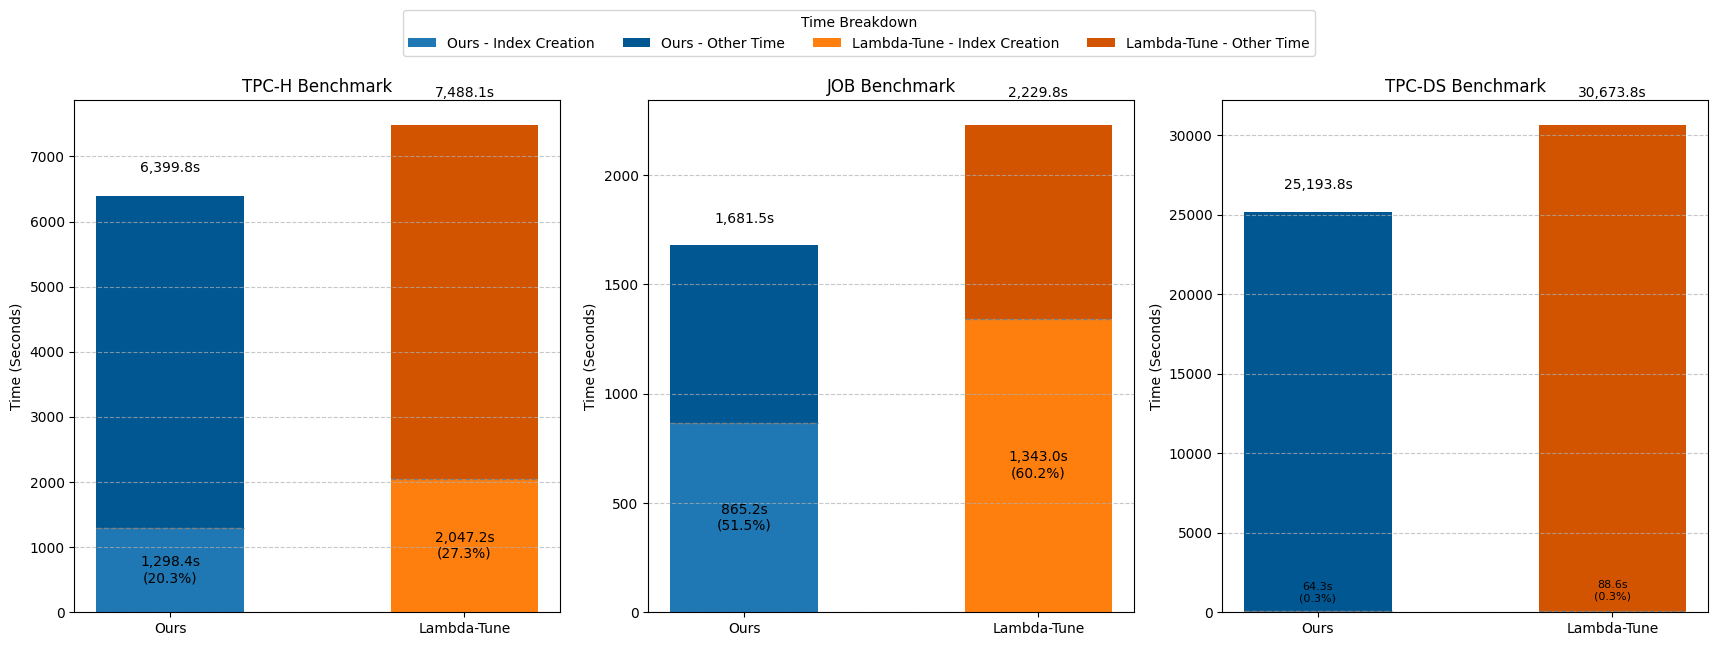

Python code for this plot:
#!/usr/bin/env python3
import json
import os
import pandas as pd
import matplotlib.pyplot as plt
import numpy as np
from matplotlib.patches import Patch

# Define benchmarks and file paths for the JSON reports
benchmarks = ["tpc-h", "job", "tpc-ds"]
file_paths = {
    "tpc-h": [
        "test/e7/tpch/exploit_index/reports.json",
        "test/e7/tpch/lambdatune/reports.json",
    ],
    "job": [
        "test/e7/job/exploit_index/reports.json",
        "test/e7/job/lambdatune/reports.json",
    ],
    "tpc-ds": [
        "test/e7/tpcds/exploit_index/reports.json",
        "test/e7/tpcds/lambdatune/reports.json",
    ],
}

# Mapping for nicer display names
display_names = {
    "test/e7/tpch/exploit_index/reports.json": "Ours",
    "test/e7/tpch/lambdatune/reports.json": "Lambda-Tune",
    "test/e7/job/exploit_index/reports.json": "Ours",
    "test/e7/job/lambdatune/reports.json": "Lambda-Tune",
    "test/e7/tpcds/exploit_index/reports.json": "Ours",
    "test/e7/tpcds/lambdatune/reports.json": "Lambda-Tune",
}

# Load and merge the data from all JSON files
data = []
for benchmark, paths in file_paths.items():
    for fp in paths:
        if os.path.exists(fp):
            with open(fp, "r") as f:
                reports = json.load(f)
                # Tag each report with benchmark and file
                for report in reports:
                    report["benchmark"] = benchmark
                    report["file"] = fp
                data.extend(reports)
        else:
            print(f"Warning: File {fp} not found.")

# Create DataFrame and ensure required columns exist
df = pd.DataFrame(data)
required_columns = [
    "round_index_creation_time",
    "duration_seconds",
    "file",
    "benchmark",
]
for col in required_columns:
    if col not in df.columns:
        df[col] = 0

# Create a new column 'source' using the display_names mapping
df["source"] = df["file"].apply(lambda fp: display_names.get(fp, fp))

# Group data:
# Total time is taken from the last reported value per (benchmark, source)
total_time_grouped = (
    df.groupby(["benchmark", "source"]).last()["duration_seconds"].unstack(fill_value=0)
)
# Index creation time is summed over rounds per (benchmark, source)
index_time_grouped = (
    df.groupby(["benchmark", "source"])["round_index_creation_time"]
    .sum()
    .unstack(fill_value=0)
)

# Order benchmarks and sources
sources_order = ["Ours", "Lambda-Tune"]
total_time_grouped = total_time_grouped.reindex(benchmarks).reindex(
    columns=sources_order, fill_value=0
)
index_time_grouped = index_time_grouped.reindex(benchmarks).reindex(
    columns=sources_order, fill_value=0
)

# Calculate remaining (other) time
remainder_grouped = total_time_grouped - index_time_grouped

# Print data that are plotted:
print("Total Time Grouped:")
print(total_time_grouped)
print("\nIndex Creation Time Grouped:")
print(index_time_grouped)
print("\nRemaining (Other) Time Grouped:")
print(remainder_grouped)

# Define color mappings (saturated colors for clarity)
color_mapping_index = {"Ours": "#1f77b4", "Lambda-Tune": "#ff7f0e"}
color_mapping_other = {"Ours": "#005792", "Lambda-Tune": "#d35400"}

# Create vertical subplots (one for each benchmark) arranged horizontally.
# Independent y-axes for each subplot.
fig, axes = plt.subplots(
    nrows=1, ncols=len(benchmarks), figsize=(6 * len(benchmarks), 6), sharey=False
)

for ax, benchmark in zip(axes, benchmarks):
    x = np.arange(len(sources_order))
    total_vals = total_time_grouped.loc[benchmark].values
    index_vals = index_time_grouped.loc[benchmark].values
    remainder_vals = remainder_grouped.loc[benchmark].values

    bar_width = 0.5

    # Plot vertical stacked bars: bottom segment for index creation time.
    ax.bar(
        x,
        index_vals,
        width=bar_width,
        color=[color_mapping_index[src] for src in sources_order],
    )
    ax.bar(
        x,
        remainder_vals,
        width=bar_width,
        bottom=index_vals,
        color=[color_mapping_other[src] for src in sources_order],
    )

    # Annotate each bar
    for i, (idx_time, tot_time) in enumerate(zip(index_vals, total_vals)):
        pct = (idx_time / tot_time * 100) if tot_time > 0 else 0
        idx_str = f"{idx_time:,.1f}s"
        tot_str = f"{tot_time:,.1f}s"
        # When the index creation time is very short compared to total (e.g., in tpc-ds),
        # reposition the index creation annotation above the dashed line.
        if (
            benchmark.lower() == "tpc-ds"
            and tot_time > 0
            and (idx_time / tot_time < 0.1)
        ):
            ax.text(
                x[i],
                idx_time + 0.02 * tot_time,
                f"{idx_str}\n({pct:.1f}%)",
                ha="center",
                va="bottom",
                color="black",
                fontsize=8,
            )
        else:
            ax.text(
                x[i],
                idx_time / 2,
                f"{idx_str}\n({pct:.1f}%)",
                ha="center",
                va="center",
                color="black",
                fontsize=10,
            )
        ax.hlines(
            y=idx_time,
            xmin=x[i] - bar_width / 2,
            xmax=x[i] + bar_width / 2,
            colors="grey",
            linestyles="--",
            linewidth=1,
        )
        ax.text(
            x[i],
            tot_time + 0.05 * tot_time,
            tot_str,
            ha="center",
            va="bottom",
            color="black",
            fontsize=10,
        )

    ax.set_title(f"{benchmark.upper()} Benchmark")
    ax.set_xticks(x)
    ax.set_xticklabels(sources_order)
    ax.set_ylabel("Time (Seconds)")
    ax.grid(axis="y", linestyle="--", alpha=0.7)

# Create one global legend and position it inside the figure near the top center.
legend_elements = [
    Patch(facecolor=color_mapping_index["Ours"], label="Ours - Index Creation"),
    Patch(facecolor=color_mapping_other["Ours"], label="Ours - Other Time"),
    Patch(
        facecolor=color_mapping_index["Lambda-Tune"],
        label="Lambda-Tune - Index Creation",
    ),
    Patch(
        facecolor=color_mapping_other["Lambda-Tune"], label="Lambda-Tune - Other Time"
    ),
]
# Move the legend higher by adjusting bbox_to_anchor to (0.5, 1.10)
fig.legend(
    handles=legend_elements,
    loc="upper center",
    bbox_to_anchor=(0.5, 1.10),
    ncol=4,
    title="Time Breakdown",
    fontsize=10,
)

plt.tight_layout(rect=[0.02, 0.02, 0.98, 1.0])
plt.savefig("s5.3.png", bbox_inches="tight")
plt.savefig("s5.3.pdf", bbox_inches="tight")
plt.show()
